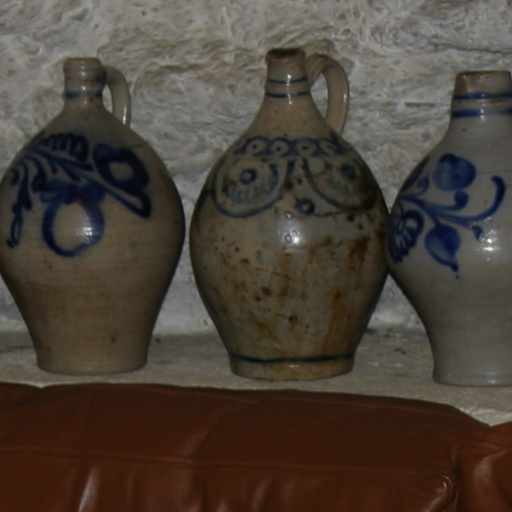
%> input picture Guided image filtering/cave-flash.bmp, 512 x 512 px
$ octave example_flash.m   (GNU Octave 9; MATLAB toolbox functions it lacks are replaced by stand-ins)
%> lines starting %> are read from the running program, lines starting %| are printed output that depends on the picture
### Guided image filtering/guidedfilter.m
function q = guidedfilter(I, p, r, eps)
%   GUIDEDFILTER   O(1) time implementation of guided filter.
%
%   - guidance image: I (should be a gray-scale/single channel image)
%   - filtering input image: p (should be a gray-scale/single channel image)
%   - local window radius: r
%   - regularization parameter: eps   阈值：用于控制多大范围的边缘是需要被保持的

[hei, wid] = size(I);
N = boxfilter(ones(hei, wid), r); % the size of each local patch; N=(2r+1)^2 except for boundary pixels.

mean_I = boxfilter(I, r) ./ N;     %μk
mean_p = boxfilter(p, r) ./ N;	   % pk平均
mean_Ip = boxfilter(I.*p, r) ./ N;
cov_Ip = mean_Ip - mean_I .* mean_p; % this is the covariance of (I, p) in each local patch.
										% Cov(X,Y)=E[((X-E(X))(Y-E(Y))]=E(XY)-E(x)E(Y)
mean_II = boxfilter(I.*I, r) ./ N;	%  E^2
var_I = mean_II - mean_I .* mean_I;		%δ^2=E^2-(E)^2   δk

a = cov_Ip ./ (var_I + eps); % Eqn. (5) in the paper;
b = mean_p - a .* mean_I; % Eqn. (6) in the paper;

mean_a = boxfilter(a, r) ./ N;
mean_b = boxfilter(b, r) ./ N;

q = mean_a .* I + mean_b; % Eqn. (8) in the paper;
end

### Guided image filtering/boxfilter.m
function imDst = boxfilter(imSrc, r)			%求出的是输入矩阵以半径为r的窗滤波器内的数据和（权系数为1）

      %标准盒型滤波器：O(1)时间可求出矩阵加窗和

%   BOXFILTER   O(1) time box filtering using cumulative sum
%
%   - Definition imDst(x, y)=sum(sum(imSrc(x-r:x+r,y-r:y+r)));
%   - Running time independent of r;
%   - Equivalent to the function: colfilt(imSrc, [2*r+1, 2*r+1], 'sliding', @sum);
%   - But much faster.

[hei, wid] = size(imSrc);
imDst = zeros(size(imSrc));

%cumulative sum over Y axis
imCum = cumsum(imSrc, 1);		%按列计算矩阵累积和
%difference over Y axis
imDst(1:r+1, :) = imCum(1+r:2*r+1, :);
imDst(r+2:hei-r, :) = imCum(2*r+2:hei, :) - imCum(1:hei-2*r-1, :);
imDst(hei-r+1:hei, :) = repmat(imCum(hei, :), [r, 1]) - imCum(hei-2*r:hei-r-1, :);

%cumulative sum over X axis
imCum = cumsum(imDst, 2);
%difference over Y axis
imDst(:, 1:r+1) = imCum(:, 1+r:2*r+1);
imDst(:, r+2:wid-r) = imCum(:, 2*r+2:wid) - imCum(:, 1:wid-2*r-1);
imDst(:, wid-r+1:wid) = repmat(imCum(:, wid), [1, r]) - imCum(:, wid-2*r:wid-r-1);
end

### Guided image filtering/example_flash.m
% example: flash/noflash denoising
% figure 8 in our paper
% *** Errata ***: there is a typo in the caption of figure 8, the eps should be 0.02^2 instead of 0.2^2; sig_r should be 0.02 instead of 0.2.

close all;

I = double(imread('cave-flash.bmp')) / 255;
p = double(imread('cave-noflash.bmp')) / 255;
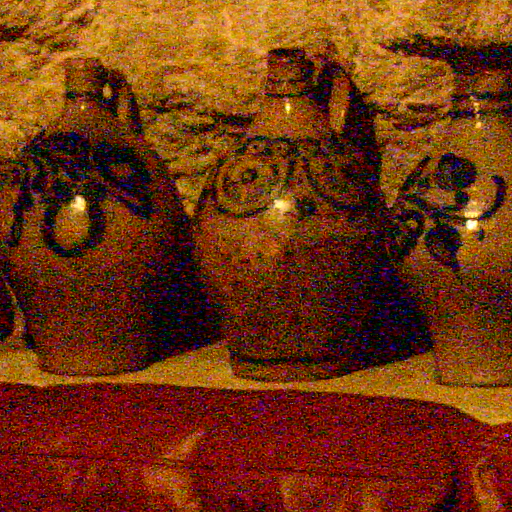
%> input picture Guided image filtering/cave-noflash.bmp, 512 x 512 px

r = 8;
eps = 0.02^2;

q = zeros(size(I));

q(:, :, 1) = guidedfilter(I(:, :, 1), p(:, :, 1), r, eps);
%> in boxfilter, `imDst(:, wid-r+1:wid) = repmat(imCum(:, wid), [1, r]) - imCum(:, wid-2..`: imDst: size 512x512 double; min 81, max 289, mean 284.2
%> in boxfilter (call 2), `imDst(hei-r+1:hei, :) = repmat(imCum(hei, :), [r, 1]) - imCum(hei-2*r:..`: imDst: size 512x512 double; min 0.392, max 11.99, mean 4.9
%> in boxfilter (call 2), `imDst(:, 1:r+1) = imCum(:, 1+r:2*r+1);`: imDst: size 512x512 double; min 0.392, max 150.4, mean 6
%> in boxfilter (call 2), `imDst(:, wid-r+1:wid) = repmat(imCum(:, wid), [1, r]) - imCum(:, wid-2..`: imDst: size 512x512 double; min 10.62, max 157.7, mean 82.6
%> in boxfilter (call 3), `imDst(hei-r+1:hei, :) = repmat(imCum(hei, :), [r, 1]) - imCum(hei-2*r:..`: imDst: size 512x512 double; min 0.106, max 16.22, mean 7.4
%> in boxfilter (call 3), `imDst(:, 1:r+1) = imCum(:, 1+r:2*r+1);`: imDst: size 512x512 double; min 0.106, max 223.2, mean 9
%> in boxfilter (call 3), `imDst(:, wid-r+1:wid) = repmat(imCum(:, wid), [1, r]) - imCum(:, wid-2..`: imDst: size 512x512 double; min 14.1, max 252.1, mean 124.7
%> in guidedfilter, `mean_p = boxfilter(p, r) ./ N;`:
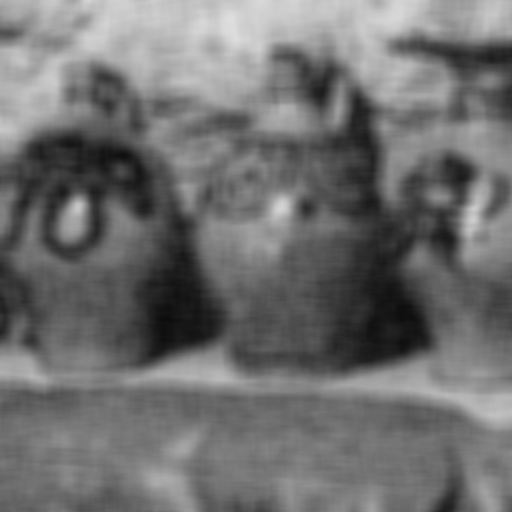
%> mean_p: size 512x512 double; min 0.0488, max 0.872, mean 0.44
%> call 4 of boxfilter, with r = 8
%> in boxfilter (call 4), `imDst(hei-r+1:hei, :) = repmat(imCum(hei, :), [r, 1]) - imCum(hei-2*r:..`: imDst: size 512x512 double; min 0.006, max 9.07, mean 2.4
%> in boxfilter (call 4), `imDst(:, 1:r+1) = imCum(:, 1+r:2*r+1);`: imDst: size 512x512 double; min 0.006, max 110.7, mean 3
%> in boxfilter (call 4), `imDst(:, wid-r+1:wid) = repmat(imCum(:, wid), [1, r]) - imCum(:, wid-2..`:
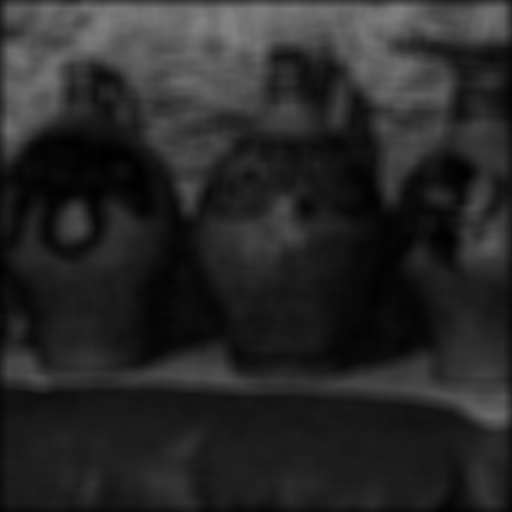
%> imDst: size 512x512 double; min 1.12, max 131.2, mean 40.5
%> in guidedfilter, `cov_Ip = mean_Ip - mean_I .* mean_p;`:
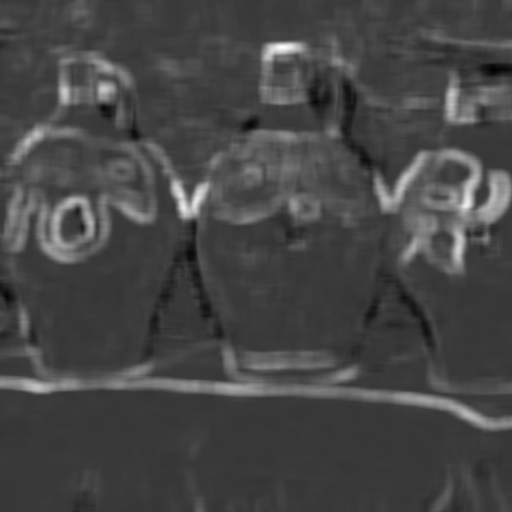
%> cov_Ip: size 512x512 double; min -0.0113, max 0.04, mean 0.0029; drawn with min black and max white
%> call 5 of boxfilter, with r = 8
%> in boxfilter (call 5), `imDst(hei-r+1:hei, :) = repmat(imCum(hei, :), [r, 1]) - imCum(hei-2*r:..`: imDst: size 512x512 double; min 0.0099, max 9, mean 1.67
%> in boxfilter (call 5), `imCum = cumsum(imDst, 2);`:
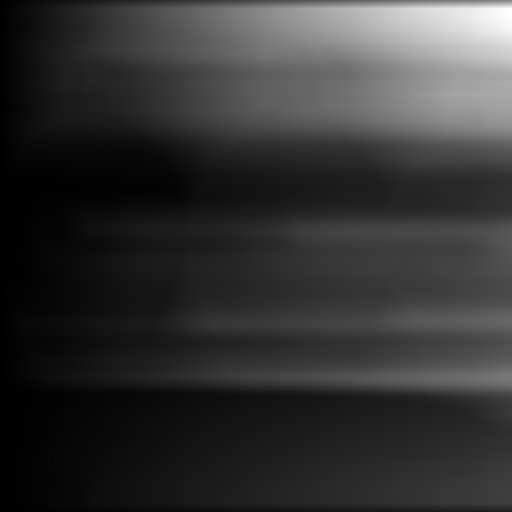
%> imCum: size 512x512 double; min 0.216, max 2085.8, mean 423.6; drawn with min black and max white
%> in boxfilter (call 5), `imDst(:, 1:r+1) = imCum(:, 1+r:2*r+1);`: imDst: size 512x512 double; min 0.0099, max 78.54, mean 2.1
%> in boxfilter (call 5), `imDst(:, wid-r+1:wid) = repmat(imCum(:, wid), [1, r]) - imCum(:, wid-2..`:
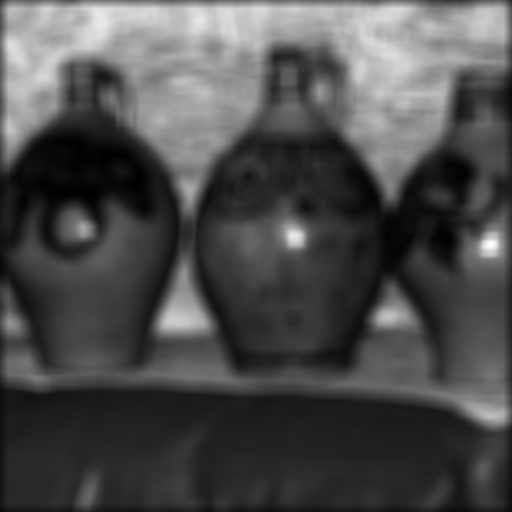
%> imDst: size 512x512 double; min 0.479, max 91.7, mean 28.2; drawn with min black and max white
%> in guidedfilter, `var_I = mean_II - mean_I .* mean_I;`:
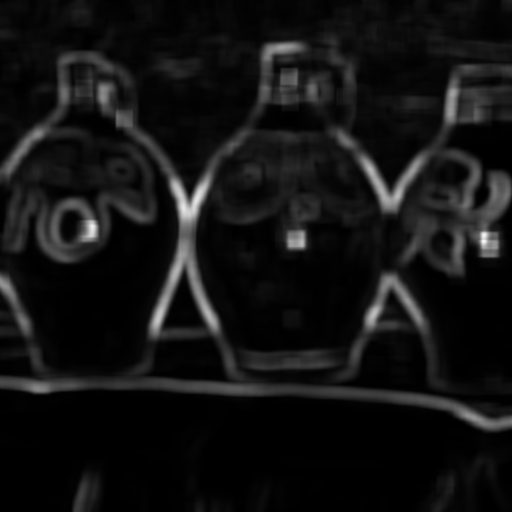
%> var_I: size 512x512 double; min 2.23e-05, max 0.0367, mean 0.00278; drawn with min black and max white
q(:, :, 2) = guidedfilter(I(:, :, 2), p(:, :, 2), r, eps);
q(:, :, 3) = guidedfilter(I(:, :, 3), p(:, :, 3), r, eps);

figure();
imshow([I, p, q], [0, 1]);
